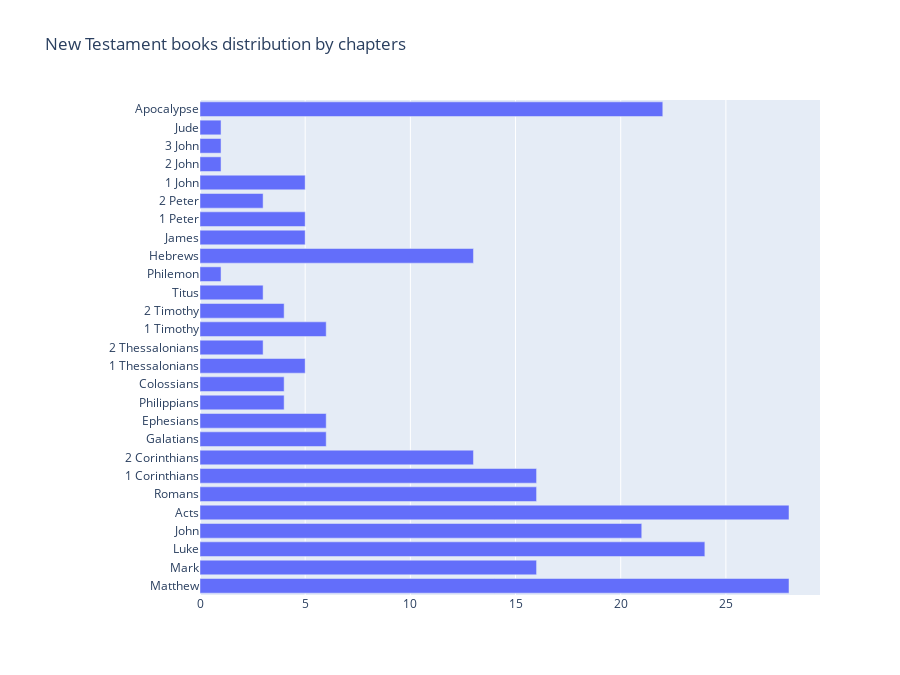

The notebook cell this image was saved under:
### Code cell
plot_chapters_distribution(nt_grp_dict, "New Testament books distribution by chapters", 25)

### Figure 1 — Plotly figure (JSON) as saved in the notebook; plotly's stock layout.template omitted (floating-point values rounded to 4 significant figures)
{"data": [{"orientation": "h", "type": "bar", "x": [28, 16, 24, 21, 28, 16, 16, 13, 6, 6, 4, 4, 5, 3, 6, 4, 3, 1, 13, 5, 5, 3, 5, 1, 1, 1, 22], "y": ["Matthew", "Mark", "Luke", "John", "Acts", "Romans", "1 Corinthians", "2 Corinthians", "Galatians", "Ephesians", "Philippians", "Colossians", "1 Thessalonians", "2 Thessalonians", "1 Timothy", "2 Timothy", "Titus", "Philemon", "Hebrews", "James", "1 Peter", "2 Peter", "1 John", "2 John", "3 John", "Jude", "Apocalypse"]}], "layout": {"height": 675, "margin": {"l": 200}, "title": {"text": "New Testament books distribution by chapters"}, "yaxis": {"automargin": true}}}
